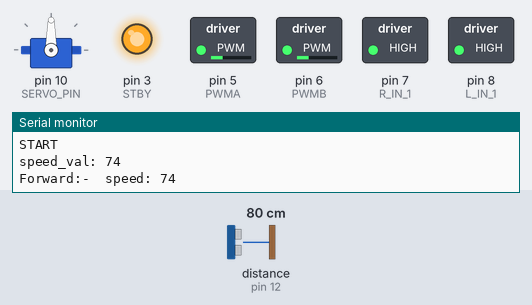
The sketch below on a simulated Arduino Uno, built with avr-gcc and run on an emulated ATmega328P. Shown: servo, switched loads named in the sketch (green lamp = pin HIGH), output pins drawn as LEDs (lit = HIGH), the last lines printed to the serial monitor. Wiring (inferred from the names in the program): ultrasonic range finder: trigger pin 13; echo pin 12. The test bench sets the inputs (shaded band); at power-on: distance to the obstacle (sensor on pin 12) 80 cm. The echo pulse lasts 58.3 µs per cm; pins used as bus, display or sensor lines are not drawn.

Above: at 5.2 s.
5.3 s: distance to the obstacle (sensor on pin 12) set to 55 cm
7.7 s: distance to the obstacle (sensor on pin 12) set to 48 cm
At 12.6 s:
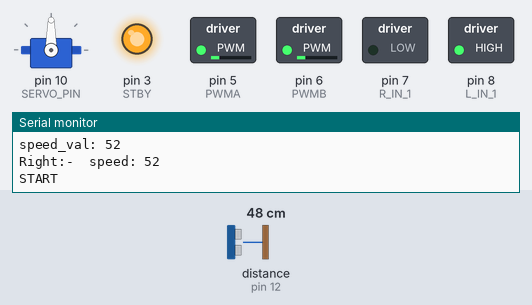
12.8 s: distance to the obstacle (sensor on pin 12) set to 60 cm
At 14.2 s:
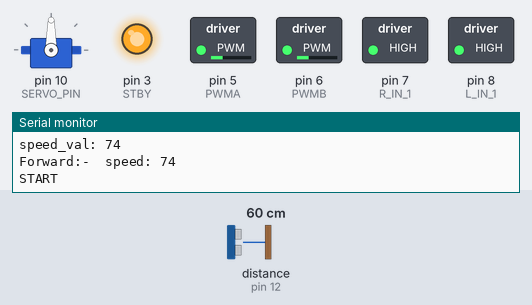
15.0 s: distance to the obstacle (sensor on pin 12) set to 2 cm
At 17.3 s:
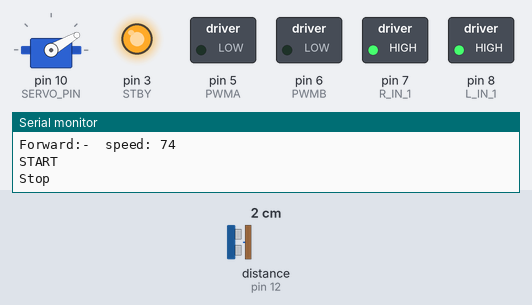
25.2 s: distance to the obstacle (sensor on pin 12) set to 4 cm
At 28.3 s:
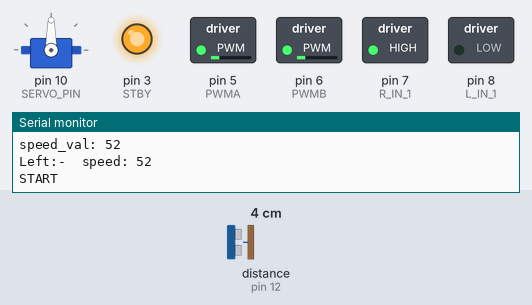
Timing chart, 0 to 34.8 s (numbered marks = the images above; inputs shaded):
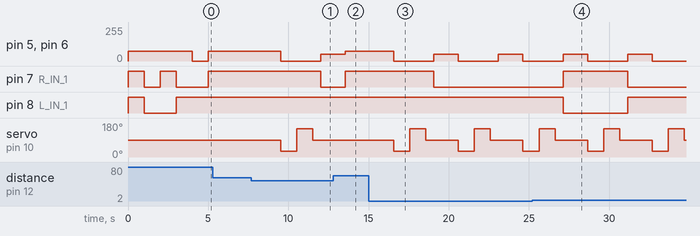

The sketch:

obstacle_avoid.ino
```cpp
#include <Servo.h>
// Define pins for motor control
#define PWMA 5    //Right motor on/off
#define PWMB 6    //Left motor on/off
#define L_IN_1 8  //Left motor direction
#define R_IN_1 7  //Right motor direction
#define STBY 3    //Standby pin

//Define pins for ultrasonic sensor
#define TRIG_PIN 13
#define ECHO_PIN 12

//Define pin for servo motor
#define SERVO_PIN 10

Servo sensorServo;

// Function to initialize motor pins
void motorInit() {
  pinMode(PWMA, OUTPUT);
  pinMode(PWMB, OUTPUT);
  pinMode(R_IN_1, OUTPUT);
  pinMode(L_IN_1, OUTPUT);
  pinMode(STBY, OUTPUT);
}

// Function to initialize ultrasonic sensor pins
void sensorInit() {
  pinMode(TRIG_PIN, OUTPUT);
  pinMode(ECHO_PIN, INPUT);
}

// Function to measure distance
long measureDistance() {
  digitalWrite(TRIG_PIN, LOW);
  delayMicroseconds(2);
  digitalWrite(TRIG_PIN, HIGH);
  delayMicroseconds(10);
  digitalWrite(TRIG_PIN, LOW);

  long duration = pulseIn(ECHO_PIN, HIGH);
  long distance = duration * 0.034 / 2; // Convert to cm
  return distance;
}

// Converts speed value from a percentage to the actual value
int percent(float speed) {
  if (speed == 0) {
    stop();
  } else {
      int speed_val = ((speed/100)*220)+30; // Adds 30 as speeds below 30 are not enough to allow the car to move
      Serial.print("speed_val: ");
      Serial.println(speed_val);
      return speed_val;
    }
}

// Moves car forward
void forward(float speed) {
  int actSpeed = percent(speed);
  digitalWrite(R_IN_1, HIGH);
  analogWrite(PWMA, actSpeed);
  digitalWrite(L_IN_1, HIGH);
  analogWrite(PWMB, actSpeed);
  Serial.print("Forward:-  ");
  Serial.print("speed: ");
  Serial.println(actSpeed);
}

// Moves car bakward
void back(float speed) {
  int actSpeed = percent(speed);
  digitalWrite(R_IN_1, LOW);
  analogWrite(PWMA, actSpeed);
  digitalWrite(L_IN_1, LOW);
  analogWrite(PWMB, actSpeed);
  Serial.print("Back:-  ");
  Serial.print("speed: ");
  Serial.println(actSpeed);
}

// Turns car to the right
void right(float speed) {
  int actSpeed = percent(speed);
  digitalWrite(R_IN_1, LOW);
  analogWrite(PWMA, actSpeed);
  digitalWrite(L_IN_1, HIGH);
  analogWrite(PWMB, actSpeed);
  Serial.print("Right:-  ");
  Serial.print("speed: ");
  Serial.println(actSpeed);
}

// Turns car to the left
void left(float speed) {
  int actSpeed = percent(speed);
  digitalWrite(R_IN_1, HIGH);
  analogWrite(PWMA, actSpeed);
  digitalWrite(L_IN_1, LOW);
  analogWrite(PWMB, actSpeed);
  Serial.print("Left:-  ");
  Serial.print("speed: ");
  Serial.println(actSpeed);
}

// Stops the car
void stop() {
  digitalWrite(PWMA, LOW);
  digitalWrite(PWMB, LOW);
  Serial.println("Stop");
}

// Servo turns the ultrasonic sensor to the left and to the right, measures the distance on either side and turns
// the car in the direction with greater distance from the sensor
void servoCtrl() {
  sensorServo.write(90);
  delay(500);
  long distanceCenter = measureDistance();
  delay(500);
  if (distanceCenter < 50) {
    stop();
    //Rotate servo to left, right, center
    sensorServo.write(30);  //Left
    delay(500);
    long distanceLeft = measureDistance();
    delay(500);

    sensorServo.write(150); //Right
    delay(500);
    long distanceRight = measureDistance();
    delay(500);

    sensorServo.write(90);  //Center
    delay(500);

    if (distanceLeft < distanceRight) {
      left(10);
      delay(30);
    } else {
      right(10);
      delay(30);
    }
  } else {
    forward(20);
  }
  delay(500);
}

// Test function to ensure the directions are working properly
void direction_test() {
  forward(20);
  delay(1000);

  back(20);
  delay(1000);

  left(20);
  delay(1000);

  right(20);
  delay(1000);

  stop();
}

void setup() {
  Serial.begin(9600);
  motorInit();
  sensorInit();
  sensorServo.attach(SERVO_PIN);
  digitalWrite(STBY, HIGH); //Enable motor driver
  direction_test();
}

void loop() {
  Serial.println("START");
  servoCtrl();
}
```

Measured:
- the behaviour switches between 51 and 50 cm on distance to the obstacle (sensor on pin 12) (found by bisection; images 0 and 1)
- the behaviour switches between 2 and 3 cm on distance to the obstacle (sensor on pin 12) (found by bisection; images 3 and 4)
- after the input at 7.7 s, pin 5 (PWMA), pin 6 (PWMB): 74/255 → 0/255 after 1.8 s, → 52/255 2.5 s later; pin 7 (R_IN_1): HIGH → LOW after 4.3 s; servo on pin 10 (SERVO_PIN): 90° → 30° after 1.8 s, → 150° 1.0 s later, → 90° 1.0 s later
- after the input at 12.8 s, pin 5 (PWMA), pin 6 (PWMB): 52/255 → 74/255 after 0.76 s; pin 7 (R_IN_1): LOW → HIGH after 0.76 s; servo on pin 10 (SERVO_PIN): stays 90° (without the input it goes to 30° after 0.76 s)
- after the input at 15.0 s, pin 5 (PWMA), pin 6 (PWMB): alternates 52/255 for 1.5 s and 0/255 for 2.5 s, starting after 1.6 s; pin 7 (R_IN_1): HIGH → LOW after 4.1 s; servo on pin 10 (SERVO_PIN): 90° → 30° after 1.6 s, → 150° 1.0 s later, → 90° 1.0 s later, → 30° 2.0 s later, … (7 changes in this stretch)
- after the input at 25.2 s, pin 7 (R_IN_1): LOW → HIGH after 1.9 s, → LOW 4.0 s later; pin 8 (L_IN_1): HIGH → LOW after 1.9 s, → HIGH 4.0 s later
